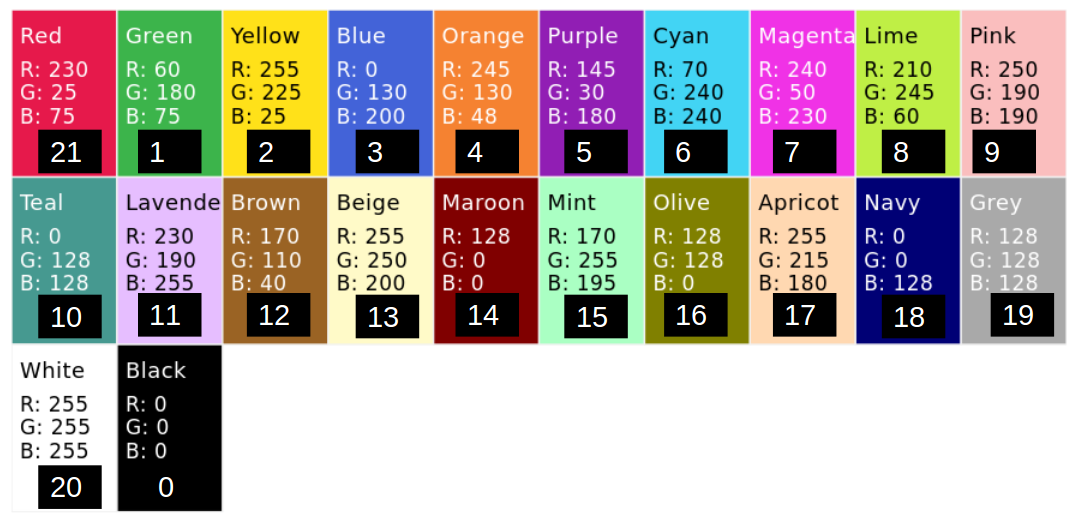
#> input picture color_palette.png, 1082 x 515 px; its folder holds only this picture in this run
$ python sic.py --infile ../color_palette.png
#> lines starting #> are read from the running program, lines starting #| are printed output that depends on the picture
#!/usr/bin/env python3
import argparse
import os
import numpy as np
import cv2

def parse_args():
    parser = argparse.ArgumentParser(prog='sic', description='simple image clustering based on k-means clustering')

    parser.add_argument('-i', '--infile', type=str, required=True, help='you must provide an input image to cluster it')
    parser.add_argument('-s', '--spectral', dest='spectral_switch', action='store_true', help='switch to spectral clustering mode (see documentation for details)')
    parser.add_argument('-n', '--normalize', dest='normalization_switch', action='store_true', help='Enable normalization of input images across their spectral WVN range. Recommended to use in conjunction with the spectral option.')
    parser.add_argument('-c','--clusters', type=int, default=5, dest='num_clusters', help='choose the number of clusters to produce (default is 5) [integer]')
    parser.add_argument('-r', '--runs', type=int, default=10, dest='num_runs', help='choose the number of clustering runs to attempt (default is 10) [integer]')
    parser.add_argument('-e', '--extension', type=str, default='png', dest='extension', help='choose the filename extension of the saved clustered image (default is png) [string]')
    parser.add_argument('--version', action='version', version='%(prog)s 1.2')

    args = parser.parse_args()
    return args

def load_data(args):
    ''' loads rgb images
    Depending on the spectral switch setting -s a single image is loaded or a whole folder (of .tif files only)
    is loaded. In the spectral setting the data is converted to grayscale, stitched together along the z axis resulting in
    an array of (x, y, WVN)
    '''
    if args.spectral_switch == True:
        # load all RGB images in a folder and convert them to grayscale
        all_img = []
        path = args.infile
        os.chdir(path)
        print('Loading images from path:')
        print(str(os.getcwd()))
        directory = os.fsencode(path)
        sorted_dir = sorted(os.listdir(directory))

        for img_file in sorted_dir:
            filename = os.fsdecode(img_file)
            print(str(filename))
            if filename.endswith('.tif'):
                img = cv2.imread(filename)
                img = cv2.cvtColor(img,cv2.COLOR_BGR2GRAY)
                all_img.append(img)
                print(img.shape)

        # preprocessing
        # stack all images (grayscale (x,y) ) together into a single (x,y,z) array
        all_img = np.stack(all_img, axis=-1)

        ###
        # GLOBAL DECLARATION!!
        ###
        global img_shape
        img_shape = all_img.shape
        print(img_shape)
        all_img = all_img.reshape(-1, img_shape[2])
        og_img = np.copy(all_img)
        all_img = np.float32(all_img)

        # normalization
        if args.normalization_switch == True:
            all_img_min = all_img.min()#axis=0) #uncomment to normalize across columns instead, eg. normalize each WVN independently
            all_img_max = all_img.max()#(axis=0)
            all_img = (all_img - all_img_min) / (all_img_max - all_img_min)

            og_img_min = og_img.min()#axis=0)
            og_img_max = og_img.max()#axis=0)
            og_img = (og_img - og_img_min) / (og_img_max - og_img_min)

        print(all_img.shape)

        return all_img, og_img

    elif args.spectral_switch == False:
        # load single RGB image
        print('Loading input image...')
        print(args.infile)
        img = cv2.imread(str(args.infile))
#> img is the input picture: shape (515, 1082, 3); mean B, G, R 158.6, 163.3, 174.4
        img = cv2.cvtColor(img,cv2.COLOR_BGR2RGB)

        # preprocessing
        img_shape = img.shape
#> img_shape = (515, 1082, 3)
        img = img.reshape((-1,3))
        img = np.float32(img)
        return img

def clustering(img, args):
    ''' kmeans clustering
    '''
    criteria = (cv2.TERM_CRITERIA_EPS + cv2.TERM_CRITERIA_MAX_ITER, 10, 1.0)
    flags = cv2.KMEANS_PP_CENTERS

    print('Starting clustering...')
    compactness, labels, centers = cv2.kmeans(img, K=args.num_clusters, bestLabels=None, attempts=args.num_runs, criteria=criteria, flags=flags)
#> compactness = 2.01e+09; centers = [[93.52, 159.9, 167.3], [247.5, 243.8, 240.1], [20.28, 5.01, 18.56], [205.2, 40.82, 161.8], [192.2, 162, 41.64]]

    centers = np.uint8(centers)
#> centers = [[93, 159, 167], [247, 243, 240], [20, 5, 18], [205, 40, 161], [192, 161, 41]]
    result = centers[labels.flatten()]
    result_img = result.reshape((img_shape))
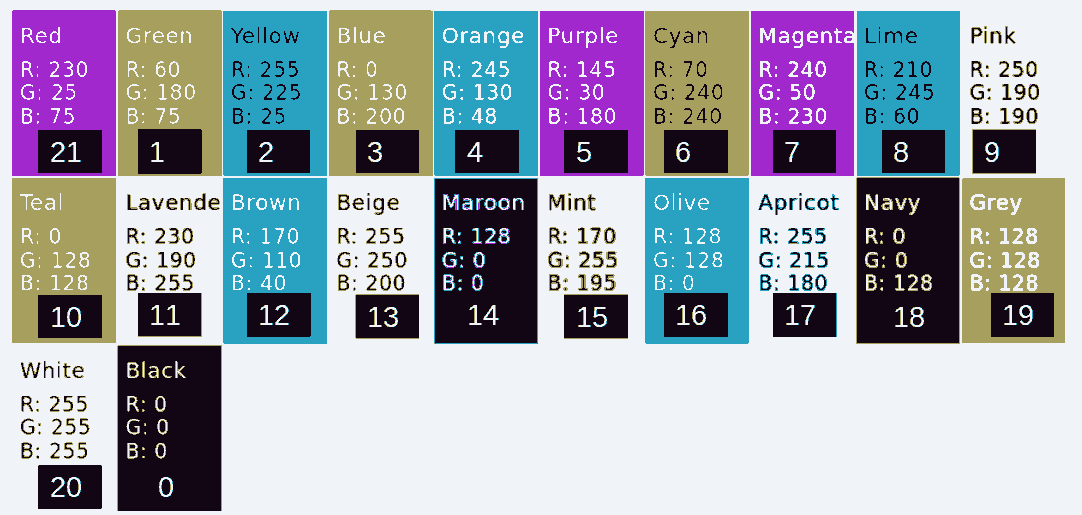
#> result_img: shape (515, 1082, 3); mean of channels 0, 1, 2 174.3, 162.9, 158.6; drawn as B, G, R
    print('Finished clustering!')
    print(result_img.shape)
#| (515, 1082, 3)

    return result_img, labels

def false_color_image(labels):
    ''' convert cluster labels to false color image
    '''
    codebook = {0:'black',
                1:'green',
                2:'yellow',
                3:'blue',
                4:'orange',
                5:'purple',
                6:'cyan',
                7:'magenta',
                8:'lime',
                9:'pink',
                10:'teal',
                11:'lavender',
                12:'brown',
                13:'beige',
                14:'maroon',
                15:'mint',
                16:'olive',
                17:'apricot',
                18:'navy',
                19:'grey',
                20:'white',
                21:'red'}

    colorbook = {0:[0, 0, 0],
                 1:[60, 180, 75],
                 2:[255, 225, 25],
                 3:[0, 130, 200],
                 4:[245, 130, 48],
                 5:[145, 30, 180],
                 6:[70, 240, 240],
                 7:[240, 50, 230],
                 8:[210, 245, 60],
                 9:[250, 190, 190],
                 10:[0, 128, 128],
                 11:[230, 190, 255],
                 12:[170, 110, 40],
                 13:[255, 250, 200],
                 14:[128, 0, 0],
                 15:[170, 255, 195],
                 16:[128, 128, 0],
                 17:[255, 215, 180],
                 18:[0, 0, 128],
                 19:[128, 128, 128],
                 20:[255, 255, 255],
                 21:[230, 25, 75]}

    false_color_img = np.zeros([img_shape[0]*img_shape[1], 3], dtype=np.uint8)
    labels = labels.flatten()

    for p in range(len(labels)):
        if labels[p] == 0:
            false_color_img[p] = colorbook[0]
        elif labels[p] == 1:
            false_color_img[p] = colorbook[1]
        elif labels[p] == 2:
            false_color_img[p] = colorbook[2]
        elif labels[p] == 3:
            false_color_img[p] = colorbook[3]
        elif labels[p] == 4:
            false_color_img[p] = colorbook[4]
        elif labels[p] == 5:
            false_color_img[p] = colorbook[5]
        elif labels[p] == 6:
            false_color_img[p] = colorbook[6]
        elif labels[p] == 7:
            false_color_img[p] = colorbook[7]
        elif labels[p] == 8:
            false_color_img[p] = colorbook[8]
        elif labels[p] == 9:
            false_color_img[p] = colorbook[9]
        elif labels[p] == 10:
            false_color_img[p] = colorbook[10]
        elif labels[p] == 11:
            false_color_img[p] = colorbook[11]
        elif labels[p] == 12:
            false_color_img[p] = colorbook[12]
        elif labels[p] == 13:
            false_color_img[p] = colorbook[13]
        elif labels[p] == 14:
            false_color_img[p] = colorbook[14]
        elif labels[p] == 15:
            false_color_img[p] = colorbook[15]
        elif labels[p] == 16:
            false_color_img[p] = colorbook[16]
        elif labels[p] == 17:
            false_color_img[p] = colorbook[17]
        elif labels[p] == 18:
            false_color_img[p] = colorbook[18]
        elif labels[p] == 19:
            false_color_img[p] = colorbook[19]
        elif labels[p] == 20:
            false_color_img[p] = colorbook[20]
        elif labels[p] == 21:
            false_color_img[p] = colorbook[21]

    false_color_img = false_color_img.reshape(img_shape[0], img_shape[1], 3)
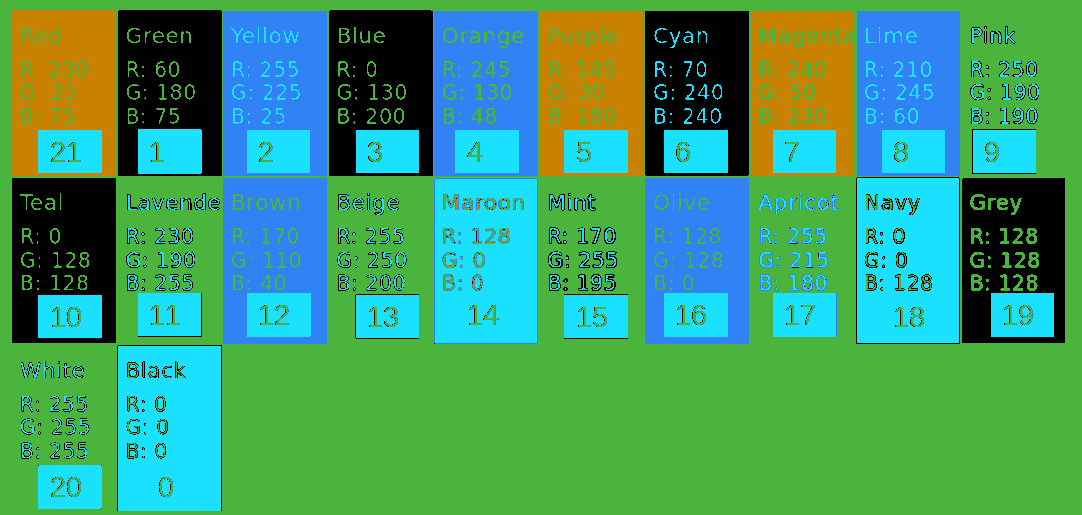
#> false_color_img: shape (515, 1082, 3); mean of channels 0, 1, 2 106.7, 154, 61.2; drawn as B, G, R
    return false_color_img

def save_img(img, args):
    ''' save the clustered image after conversion to false color image
    '''
    if args.spectral_switch == True:
        print('Saving clustered image to ...')
        savepath = str(args.infile)
        savepath = savepath + str(args.num_clusters) + '_CLUSTERS_ALL_WVN_' + str(args.normalization_switch) + '.' + str(args.extension)
        print(savepath)
        img = cv2.cvtColor(img,cv2.COLOR_RGB2BGR)
        cv2.imwrite(savepath, img)

    elif args.spectral_switch == False:
        print('Saving clustered image to ...')
        savepath = str(args.infile).split('.')
        savepath = savepath[0] + '_' + str(args.num_clusters) + '_CLUSTERS.' + str(args.extension)
        print(savepath)
        img = cv2.cvtColor(img, cv2.COLOR_RGB2BGR)
        cv2.imwrite(savepath, img)

# [33 lines of commented-out code are left out]


# [46 lines left out: functions all_mean_spectra, merge_clusters, not called in this run]

def save_labels(labels):
    savepath = str(args.infile) + 'cluster_labels_for_' + str(args.num_clusters) + '_clusters.npz'
    np.savez(savepath, labels)

# [43 lines left out: function all_mean_spectra_after_merging, not called in this run]


#######################################

if __name__ == "__main__":
    args = parse_args()
    print('Called with arguments:')
    print(args)

    if args.spectral_switch == True:
        img, og_img = load_data(args)
    elif args.spectral_switch == False:
        img = load_data(args)

    if args.normalization_switch == True:
        args.normalization_switch = 'Normalized'
    elif args.normalization_switch == False:
        args.normalization_switch = 'NotNormalized'

    result_img, labels = clustering(img, args)

    result_img = false_color_image(labels)

    save_img(result_img, args)

    if args.spectral_switch == True:
        all_mean_spectra(og_img, labels)
        save_labels(labels)

        # merge clusters
        print('\n')
        print('Saved clustered image and spectra of each cluster. You are now able to merge clusters if you want.')
        print('Hit enter or type "end" if you want to stop. Hit Ctrl-C if you want to abort the program.')
        print('\n')

        #below is commented out as spectral selection function was removed
        #choice = int(input('Select the cluster of choice to extract a spectrum. [integer] : '))
        #spectral_selection(og_img, choice, labels)

        chosen_clusters = []
        while True:
            choice = input('Input the number of a cluster you want to merge >>> ')
            if choice == '' or choice == 'end':
                break
            elif choice.isdigit():
                chosen_clusters.append(int(choice))
            else: print('Please try again. You need to enter a single number or nothing (or "end") if you want to stop')

        merged_labels = merge_clusters(labels, chosen_clusters)
        result_merged_img = false_color_image(merged_labels)

        #saving of the merged results is hacky but eh....
        holdout = args.num_clusters
        args.num_clusters = 'MERGED'
        save_labels(merged_labels)
        save_img(result_merged_img, args)
        args.num_clusters = holdout
        all_mean_spectra_after_merging(og_img, merged_labels)

    print('Done!')
